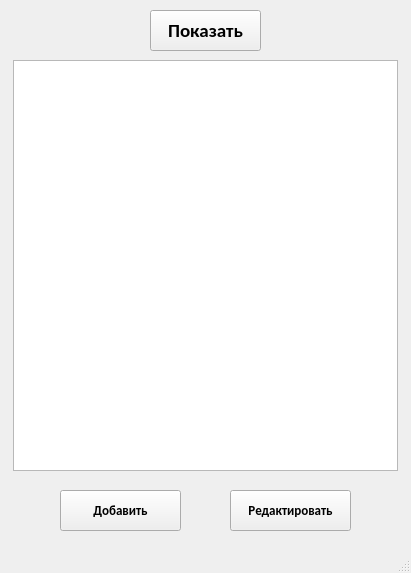
<?xml version="1.0" encoding="UTF-8"?>
<ui version="4.0">
 <class>MainWindow</class>
 <widget class="QMainWindow" name="MainWindow">
  <property name="geometry">
   <rect>
    <x>0</x>
    <y>0</y>
    <width>411</width>
    <height>573</height>
   </rect>
  </property>
  <property name="windowTitle">
   <string>Кофе</string>
  </property>
  <widget class="QWidget" name="centralwidget">
   <widget class="QPushButton" name="pushButton">
    <property name="geometry">
     <rect>
      <x>150</x>
      <y>10</y>
      <width>111</width>
      <height>41</height>
     </rect>
    </property>
    <property name="font">
     <font>
      <family>Calibri</family>
      <pointsize>14</pointsize>
      <weight>75</weight>
      <bold>true</bold>
     </font>
    </property>
    <property name="text">
     <string>Показать</string>
    </property>
   </widget>
   <widget class="QTextEdit" name="textEdit">
    <property name="geometry">
     <rect>
      <x>13</x>
      <y>60</y>
      <width>385</width>
      <height>411</height>
     </rect>
    </property>
    <property name="font">
     <font>
      <family>Calibri</family>
      <pointsize>10</pointsize>
      <weight>75</weight>
      <bold>true</bold>
     </font>
    </property>
   </widget>
   <widget class="QPushButton" name="pushButton_2">
    <property name="geometry">
     <rect>
      <x>230</x>
      <y>490</y>
      <width>121</width>
      <height>41</height>
     </rect>
    </property>
    <property name="font">
     <font>
      <family>Calibri</family>
      <pointsize>10</pointsize>
      <weight>75</weight>
      <bold>true</bold>
     </font>
    </property>
    <property name="text">
     <string>Редактировать</string>
    </property>
   </widget>
   <widget class="QPushButton" name="pushButton_3">
    <property name="geometry">
     <rect>
      <x>60</x>
      <y>490</y>
      <width>121</width>
      <height>41</height>
     </rect>
    </property>
    <property name="font">
     <font>
      <family>Calibri</family>
      <pointsize>10</pointsize>
      <weight>75</weight>
      <bold>true</bold>
     </font>
    </property>
    <property name="text">
     <string>Добавить</string>
    </property>
   </widget>
  </widget>
  <widget class="QMenuBar" name="menubar">
   <property name="geometry">
    <rect>
     <x>0</x>
     <y>0</y>
     <width>411</width>
     <height>21</height>
    </rect>
   </property>
  </widget>
  <widget class="QStatusBar" name="statusbar"/>
 </widget>
 <resources/>
 <connections/>
</ui>
